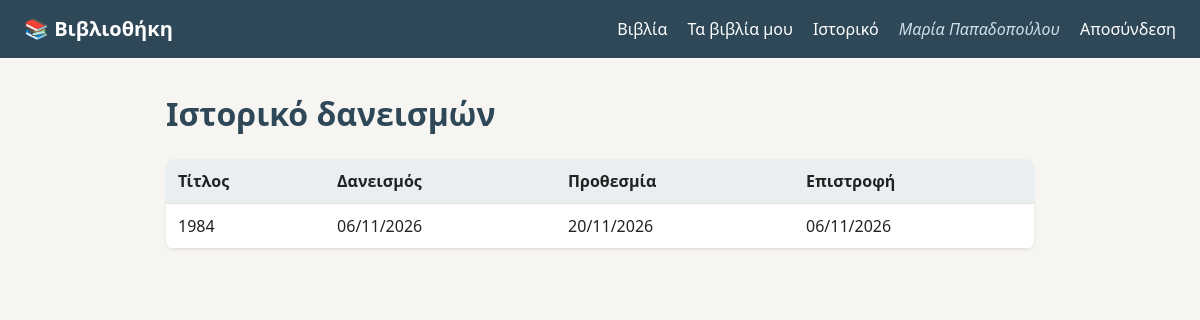
The app's page /my/history (signed in) with its own data.
### tables this page shows
CREATE TABLE users (
    id            INTEGER PRIMARY KEY AUTOINCREMENT,
    name          TEXT NOT NULL,
    email         TEXT NOT NULL UNIQUE,
    password_hash TEXT NOT NULL,
    role          TEXT NOT NULL DEFAULT 'user'
                  CHECK (role IN ('admin', 'user'))
);

CREATE TABLE loans (
    id          INTEGER PRIMARY KEY AUTOINCREMENT,
    book_id     INTEGER NOT NULL,
    user_id     INTEGER NOT NULL,
    loan_date   TEXT NOT NULL,
    due_date    TEXT NOT NULL,
    return_date TEXT,
    FOREIGN KEY (book_id) REFERENCES books(id),
    FOREIGN KEY (user_id) REFERENCES users(id)
);

CREATE TABLE books (
    id      INTEGER PRIMARY KEY AUTOINCREMENT,
    title   TEXT NOT NULL,
    author  TEXT NOT NULL,
    year    INTEGER,
    isbn    TEXT UNIQUE
);

### controllers/user_controller.py (the view)
@user.route("/my/history")
@login_required
def history():
    loans = current_app.loan_service.history(g.user.id)
    return render_template("user/history.html", loans=loans)

### controllers/auth_controller.py (called while the page is built)
@auth.before_app_request
def load_current_user():
    g.user = None
    user_id = session.get("user_id")
    if user_id is not None:
        try:
            g.user = current_app.user_service.get(user_id)
        except ServiceError:
            session.clear()

### dao/loan_dao.py (called while the page is built)
    def get_history_by_user(self, user_id):
        conn = get_connection(self.db_path)
        rows = conn.execute(
            self.SELECT_WITH_TITLE
            + "WHERE loans.user_id = ? "
            + "ORDER BY loans.loan_date DESC, loans.id DESC",
            (user_id,),
        ).fetchall()
        conn.close()
        return [self._row_to_loan(row) for row in rows]

    def _row_to_loan(self, row):
        return_date = None
        if row["return_date"] is not None:
            return_date = date.fromisoformat(row["return_date"])
        return Loan(
            id=row["id"],
            book_id=row["book_id"],
            user_id=row["user_id"],
            loan_date=date.fromisoformat(row["loan_date"]),
            due_date=date.fromisoformat(row["due_date"]),
            return_date=return_date,
            book_title=row["book_title"],
        )

### dao/user_dao.py (called while the page is built)
    def get_by_id(self, user_id):
        conn = get_connection(self.db_path)
        row = conn.execute(
            "SELECT * FROM users WHERE id = ?", (user_id,)
        ).fetchone()
        conn.close()
        if row is None:
            return None
        return self._row_to_user(row)

    def _row_to_user(self, row):
        return User(
            id=row["id"],
            name=row["name"],
            email=row["email"],
            password_hash=row["password_hash"],
            role=row["role"],
        )

### database.py (called while the page is built)
def get_connection(db_path=DB_PATH):
    conn = sqlite3.connect(db_path)
    conn.row_factory = sqlite3.Row
    conn.execute("PRAGMA foreign_keys = ON")
    return conn

### models/loan.py (called while the page is built)
    def is_returned(self):
        return self.return_date is not None

    def is_overdue(self, today=None):
        if today is None:
            today = date.today()
        return not self.is_returned() and today > self.due_date

### models/user.py (called while the page is built)
    def is_admin(self):
        return self.role == User.ROLE_ADMIN

### services/loan_service.py (called while the page is built)
    def history(self, user_id):
        return self.loan_dao.get_history_by_user(user_id)

### services/user_service.py (called while the page is built)
    def get(self, user_id):
        user = self.user_dao.get_by_id(user_id)
        if user is None:
            raise ServiceError("Ο χρήστης δεν βρέθηκε.")
        return user

### templates/user/history.html (shortened to what this page needs)
{% extends "base.html" %}
{% block content %}
    <h1>Ιστορικό δανεισμών</h1>
    {% if loans %}
        <table>
            <thead>
                <tr>
                    <th>Τίτλος</th>
                    <th>Δανεισμός</th>
                    <th>Προθεσμία</th>
                    <th>Επιστροφή</th>
                </tr>
            </thead>
            <tbody>
                {% for loan in loans %}
                    <tr class="{{ 'overdue' if loan.is_overdue() else '' }}">
                        <td>{{ loan.book_title }}</td>
                        <td>{{ loan.loan_date.strftime("%d/%m/%Y") }}</td>
                        <td>{{ loan.due_date.strftime("%d/%m/%Y") }}</td>
                        <td>
                            {% if loan.is_returned() %}
                                {{ loan.return_date.strftime("%d/%m/%Y") }}
                            {% else %}
                                <em>ενεργός</em>
                            {% endif %}
                        </td>
                    </tr>
                {% endfor %}
            </tbody>
        </table>
    {% else %}
        <p>Δεν έχετε δανειστεί ακόμα κανένα βιβλίο.</p>
        <p><a href="{{ url_for('user.books') }}">Δείτε τα διαθέσιμα βιβλία</a></p>
    {% endif %}
{% endblock %}

### templates/base.html (shortened to what this page needs)
<!doctype html>
<html lang="el">
<head>
    <link rel="stylesheet" href="{{ url_for('static', filename='style.css') }}">
</head>
<body>
    <header>
        <a class="logo" href="{{ url_for('home') }}">📚 Βιβλιοθήκη</a>
        <nav>
            {% if g.user %}
                <a href="{{ url_for('user.books') }}">Βιβλία</a>
                <a href="{{ url_for('user.my_loans') }}">Τα βιβλία μου</a>
                <a href="{{ url_for('user.history') }}">Ιστορικό</a>
                <span class="user-name">{{ g.user.name }}</span>
                <a href="{{ url_for('auth.logout') }}">Αποσύνδεση</a>
            {% else %}
                <a href="{{ url_for('auth.login') }}">Σύνδεση</a>
                <a href="{{ url_for('auth.register') }}">Εγγραφή</a>
            {% endif %}
        </nav>
    </header>
    <main>
        {% block content %}{% endblock %}
    </main>
</body>
</html>

### static/style.css (style rules this page uses)
:root { --primary: #2f4858; --primary-light: #3e5f74; --background: #f6f5f2; --card: #ffffff; --text: #222222; --muted: #6b6b6b; --border: #e5e2dc; --success-bg: #dff3e4; --success-text: #1d5e2f; --error-bg: #fbe3e3; --error-text: #8a1c1c; --danger: #a33a3a; --danger-light: #c04848; }
* { box-sizing: border-box; }
body { font-family: system-ui, sans-serif; margin: 0; background: var(--background); color: var(--text); line-height: 1.5; }
main { max-width: 900px; margin: 32px auto; padding: 0 16px; }
h1 { margin-top: 0; color: var(--primary); }
a { color: var(--primary); }
header { display: flex; flex-wrap: wrap; justify-content: space-between; align-items: center; gap: 8px; padding: 14px 24px; background: var(--primary); }
header a { color: white; text-decoration: none; margin-left: 16px; }
header .logo { font-weight: bold; font-size: 1.25em; margin-left: 0; }
header .user-name { color: #cfe0ea; margin-left: 16px; font-style: italic; }
table { width: 100%; border-collapse: collapse; background: var(--card); border-radius: 8px; overflow: hidden; box-shadow: 0 1px 3px rgba(0, 0, 0, 0.08); }
th, td { text-align: left; padding: 10px 12px; border-bottom: 1px solid var(--border); }
th { background: #e9eef1; }

### records on screen
users: user.name "Μαρία Παπαδοπούλου"
loans: book_title "1984", loan_date "06/11/2026", due_date "20/11/2026", return_date "06/11/2026"
